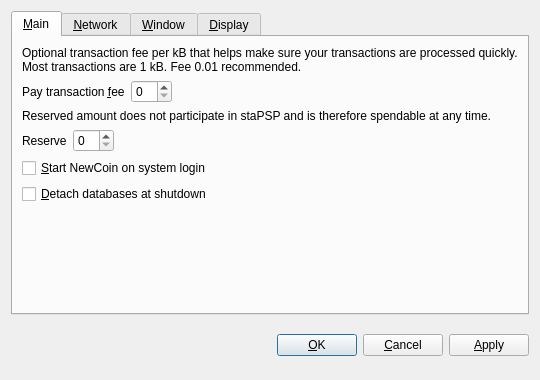
<?xml version="1.0" encoding="UTF-8"?>
<ui version="4.0">
 <class>OptionsDialog</class>
 <widget class="QDialog" name="OptionsDialog">
  <property name="geometry">
   <rect>
    <x>0</x>
    <y>0</y>
    <width>540</width>
    <height>380</height>
   </rect>
  </property>
  <property name="windowTitle">
   <string>Options</string>
  </property>
  <property name="modal">
   <bool>true</bool>
  </property>
  <layout class="QVBoxLayout" name="verticalLayout">
   <item>
    <widget class="QTabWidget" name="tabWidget">
     <property name="tabPosition">
      <enum>QTabWidget::North</enum>
     </property>
     <property name="currentIndex">
      <number>0</number>
     </property>
     <widget class="QWidget" name="tabMain">
      <attribute name="title">
       <string>&amp;Main</string>
      </attribute>
      <layout class="QVBoxLayout" name="verticalLayout_Main">
       <item>
        <widget class="QLabel" name="transactionFeeInfoLabel">
         <property name="text">
          <string>Optional transaction fee per kB that helps make sure your transactions are processed quickly. Most transactions are 1 kB. Fee 0.01 recommended.</string>
         </property>
         <property name="textFormat">
          <enum>Qt::PlainText</enum>
         </property>
         <property name="wordWrap">
          <bool>true</bool>
         </property>
        </widget>
       </item>
       <item>
        <layout class="QHBoxLayout" name="horizontalLayoutFee">
         <item>
          <widget class="QLabel" name="transactionFeeLabel">
           <property name="text">
            <string>Pay transaction &amp;fee</string>
           </property>
           <property name="textFormat">
            <enum>Qt::PlainText</enum>
           </property>
           <property name="buddy">
            <cstring>transactionFee</cstring>
           </property>
          </widget>
         </item>
         <item>
          <widget class="BitcoinAmountField" name="transactionFee"/>
         </item>
         <item>
          <spacer name="horizontalSpacerFee">
           <property name="orientation">
            <enum>Qt::Horizontal</enum>
           </property>
           <property name="sizeHint" stdset="0">
            <size>
             <width>40</width>
             <height>20</height>
            </size>
           </property>
          </spacer>
         </item>
        </layout>
       </item>
       <item>
        <widget class="QLabel" name="reserveBalanceInfoLabel">
         <property name="text">
          <string>Reserved amount does not participate in staPSP and is therefore spendable at any time.</string>
         </property>
         <property name="textFormat">
          <enum>Qt::PlainText</enum>
         </property>
         <property name="wordWrap">
          <bool>true</bool>
         </property>
        </widget>
       </item>
       <item>
        <layout class="QHBoxLayout" name="horizontalLayoutReserveBalance">
         <item>
          <widget class="QLabel" name="reserveBalanceLabel">
           <property name="text">
            <string>Reserve</string>
           </property>
           <property name="textFormat">
            <enum>Qt::PlainText</enum>
           </property>
           <property name="buddy">
            <cstring>reserveBalance</cstring>
           </property>
          </widget>
         </item>
         <item>
          <widget class="BitcoinAmountField" name="reserveBalance"/>
         </item>
         <item>
          <spacer name="horizontalSpacerReserveBalance">
           <property name="orientation">
            <enum>Qt::Horizontal</enum>
           </property>
           <property name="sizeHint" stdset="0">
            <size>
             <width>40</width>
             <height>20</height>
            </size>
           </property>
          </spacer>
         </item>
        </layout>
       </item>
       <item>
        <widget class="QCheckBox" name="bitcoinAtStartup">
         <property name="toolTip">
          <string>Automatically start NewCoin after logging in to the system.</string>
         </property>
         <property name="text">
          <string>&amp;Start NewCoin on system login</string>
         </property>
        </widget>
       </item>
       <item>
        <widget class="QCheckBox" name="detachDatabases">
         <property name="toolTip">
          <string>Detach block and address databases at shutdown. This means they can be moved to another data directory, but it slows down shutdown. The wallet is always detached.</string>
         </property>
         <property name="text">
          <string>&amp;Detach databases at shutdown</string>
         </property>
        </widget>
       </item>
       <item>
        <spacer name="verticalSpacer_Main">
         <property name="orientation">
          <enum>Qt::Vertical</enum>
         </property>
         <property name="sizeHint" stdset="0">
          <size>
           <width>20</width>
           <height>40</height>
          </size>
         </property>
        </spacer>
       </item>
      </layout>
     </widget>
     <widget class="QWidget" name="tabNetwork">
      <attribute name="title">
       <string>&amp;Network</string>
      </attribute>
      <layout class="QVBoxLayout" name="verticalLayout_Network">
       <item>
        <widget class="QCheckBox" name="mapPortUpnp">
         <property name="toolTip">
          <string>Automatically open the NewCoin client port on the router. This only works when your router supports UPnP and it is enabled.</string>
         </property>
         <property name="text">
          <string>Map port using &amp;UPnP</string>
         </property>
        </widget>
       </item>
       <item>
        <widget class="QCheckBox" name="connectSocks">
         <property name="toolTip">
          <string>Connect to the NewCoin network through a SOCKS proxy (e.g. when connecting through Tor).</string>
         </property>
         <property name="text">
          <string>&amp;Connect through SOCKS proxy:</string>
         </property>
        </widget>
       </item>
       <item>
        <layout class="QHBoxLayout" name="horizontalLayout_Network">
         <item>
          <widget class="QLabel" name="proxyIpLabel">
           <property name="text">
            <string>Proxy &amp;IP:</string>
           </property>
           <property name="textFormat">
            <enum>Qt::PlainText</enum>
           </property>
           <property name="buddy">
            <cstring>proxyIp</cstring>
           </property>
          </widget>
         </item>
         <item>
          <widget class="QValidatedLineEdit" name="proxyIp">
           <property name="maximumSize">
            <size>
             <width>140</width>
             <height>16777215</height>
            </size>
           </property>
           <property name="toolTip">
            <string>IP address of the proxy (e.g. 127.0.0.1)</string>
           </property>
          </widget>
         </item>
         <item>
          <widget class="QLabel" name="proxyPortLabel">
           <property name="text">
            <string>&amp;Port:</string>
           </property>
           <property name="textFormat">
            <enum>Qt::PlainText</enum>
           </property>
           <property name="buddy">
            <cstring>proxyPort</cstring>
           </property>
          </widget>
         </item>
         <item>
          <widget class="QLineEdit" name="proxyPort">
           <property name="maximumSize">
            <size>
             <width>55</width>
             <height>16777215</height>
            </size>
           </property>
           <property name="toolTip">
            <string>Port of the proxy (e.g. 9050)</string>
           </property>
          </widget>
         </item>
         <item>
          <widget class="QLabel" name="socksVersionLabel">
           <property name="text">
            <string>SOCKS &amp;Version:</string>
           </property>
           <property name="textFormat">
            <enum>Qt::PlainText</enum>
           </property>
           <property name="buddy">
            <cstring>socksVersion</cstring>
           </property>
          </widget>
         </item>
         <item>
          <widget class="QValueComboBox" name="socksVersion">
           <property name="toolTip">
            <string>SOCKS version of the proxy (e.g. 5)</string>
           </property>
          </widget>
         </item>
         <item>
          <spacer name="horizontalSpacer_Network">
           <property name="orientation">
            <enum>Qt::Horizontal</enum>
           </property>
           <property name="sizeHint" stdset="0">
            <size>
             <width>40</width>
             <height>20</height>
            </size>
           </property>
          </spacer>
         </item>
        </layout>
       </item>
       <item>
        <spacer name="verticalSpacer_Network">
         <property name="orientation">
          <enum>Qt::Vertical</enum>
         </property>
         <property name="sizeHint" stdset="0">
          <size>
           <width>20</width>
           <height>40</height>
          </size>
         </property>
        </spacer>
       </item>
      </layout>
     </widget>
     <widget class="QWidget" name="tabWindow">
      <attribute name="title">
       <string>&amp;Window</string>
      </attribute>
      <layout class="QVBoxLayout" name="verticalLayout_Window">
       <item>
        <widget class="QCheckBox" name="minimizeToTray">
         <property name="toolTip">
          <string>Show only a tray icon after minimizing the window.</string>
         </property>
         <property name="text">
          <string>&amp;Minimize to the tray instead of the taskbar</string>
         </property>
        </widget>
       </item>
       <item>
        <widget class="QCheckBox" name="minimizeOnClose">
         <property name="toolTip">
          <string>Minimize instead of exit the application when the window is closed. When this option is enabled, the application will be closed only after selecting Quit in the menu.</string>
         </property>
         <property name="text">
          <string>M&amp;inimize on close</string>
         </property>
        </widget>
       </item>
       <item>
        <spacer name="verticalSpacer_Window">
         <property name="orientation">
          <enum>Qt::Vertical</enum>
         </property>
         <property name="sizeHint" stdset="0">
          <size>
           <width>20</width>
           <height>40</height>
          </size>
         </property>
        </spacer>
       </item>
      </layout>
     </widget>
     <widget class="QWidget" name="tabDisplay">
      <attribute name="title">
       <string>&amp;Display</string>
      </attribute>
      <layout class="QVBoxLayout" name="verticalLayout_Display">
       <item>
        <layout class="QHBoxLayout" name="horizontalLayout_1_Display">
         <item>
          <widget class="QLabel" name="langLabel">
           <property name="text">
            <string>User Interface &amp;language:</string>
           </property>
           <property name="textFormat">
            <enum>Qt::PlainText</enum>
           </property>
           <property name="buddy">
            <cstring>lang</cstring>
           </property>
          </widget>
         </item>
         <item>
          <widget class="QValueComboBox" name="lang">
           <property name="toolTip">
            <string>The user interface language can be set here. This setting will take effect after restarting NewCoin.</string>
           </property>
          </widget>
         </item>
        </layout>
       </item>
       <item>
        <layout class="QHBoxLayout" name="horizontalLayout_2_Display">
         <item>
          <widget class="QLabel" name="unitLabel">
           <property name="text">
            <string>&amp;Unit to show amounts in:</string>
           </property>
           <property name="textFormat">
            <enum>Qt::PlainText</enum>
           </property>
           <property name="buddy">
            <cstring>unit</cstring>
           </property>
          </widget>
         </item>
         <item>
          <widget class="QValueComboBox" name="unit">
           <property name="toolTip">
            <string>Choose the default subdivision unit to show in the interface and when sending coins.</string>
           </property>
          </widget>
         </item>
        </layout>
       </item>
       <item>
        <widget class="QCheckBox" name="displayAddresses">
         <property name="toolTip">
          <string>Whether to show NewCoin addresses in the transaction list or not.</string>
         </property>
         <property name="text">
          <string>&amp;Display addresses in transaction list</string>
         </property>
        </widget>
       </item>
       <item>
        <widget class="QCheckBox" name="coinControlFeatures">
         <property name="toolTip">
          <string>Whether to show coin control features or not.</string>
         </property>
         <property name="text">
          <string>Display coin &amp;control features (experts only!)</string>
         </property>
        </widget>
       </item>
       <item>
        <spacer name="verticalSpacer_Display">
         <property name="orientation">
          <enum>Qt::Vertical</enum>
         </property>
         <property name="sizeHint" stdset="0">
          <size>
           <width>20</width>
           <height>40</height>
          </size>
         </property>
        </spacer>
       </item>
      </layout>
     </widget>
    </widget>
   </item>
   <item>
    <layout class="QHBoxLayout" name="horizontalLayout_Buttons">
     <item>
      <spacer name="horizontalSpacer_1">
       <property name="orientation">
        <enum>Qt::Horizontal</enum>
       </property>
       <property name="sizeHint" stdset="0">
        <size>
         <width>40</width>
         <height>48</height>
        </size>
       </property>
      </spacer>
     </item>
     <item>
      <widget class="QLabel" name="statusLabel">
       <property name="font">
        <font>
         <weight>75</weight>
         <bold>true</bold>
        </font>
       </property>
       <property name="text">
        <string/>
       </property>
       <property name="textFormat">
        <enum>Qt::PlainText</enum>
       </property>
       <property name="wordWrap">
        <bool>true</bool>
       </property>
      </widget>
     </item>
     <item>
      <spacer name="horizontalSpacer_2">
       <property name="orientation">
        <enum>Qt::Horizontal</enum>
       </property>
       <property name="sizeHint" stdset="0">
        <size>
         <width>40</width>
         <height>48</height>
        </size>
       </property>
      </spacer>
     </item>
     <item>
      <widget class="QPushButton" name="okButton">
       <property name="text">
        <string>&amp;OK</string>
       </property>
      </widget>
     </item>
     <item>
      <widget class="QPushButton" name="cancelButton">
       <property name="text">
        <string>&amp;Cancel</string>
       </property>
       <property name="autoDefault">
        <bool>false</bool>
       </property>
      </widget>
     </item>
     <item>
      <widget class="QPushButton" name="applyButton">
       <property name="text">
        <string>&amp;Apply</string>
       </property>
       <property name="autoDefault">
        <bool>false</bool>
       </property>
      </widget>
     </item>
    </layout>
   </item>
  </layout>
 </widget>
 <customwidgets>
  <customwidget>
   <class>BitcoinAmountField</class>
   <extends>QSpinBox</extends>
   <header>bitcoinamountfield.h</header>
  </customwidget>
  <customwidget>
   <class>QValueComboBox</class>
   <extends>QComboBox</extends>
   <header>qvaluecombobox.h</header>
  </customwidget>
  <customwidget>
   <class>QValidatedLineEdit</class>
   <extends>QLineEdit</extends>
   <header>qvalidatedlineedit.h</header>
  </customwidget>
 </customwidgets>
 <resources/>
 <connections/>
</ui>
